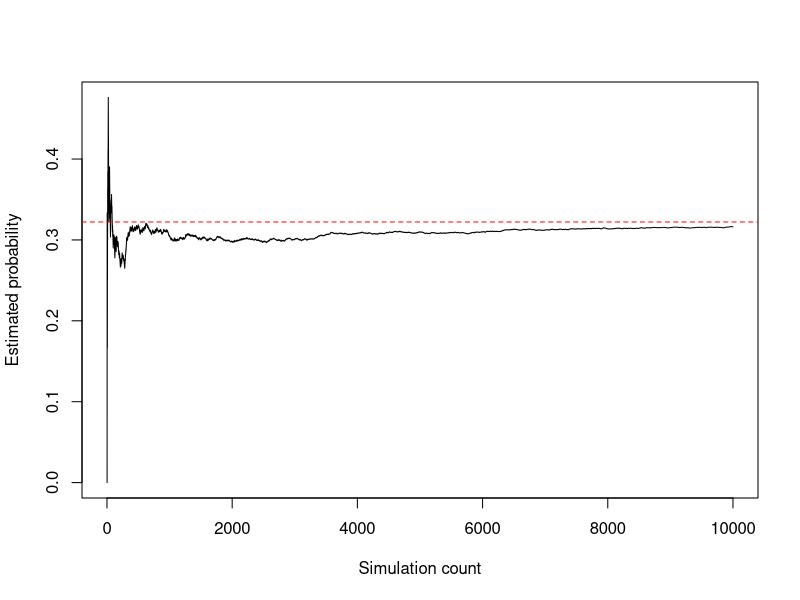
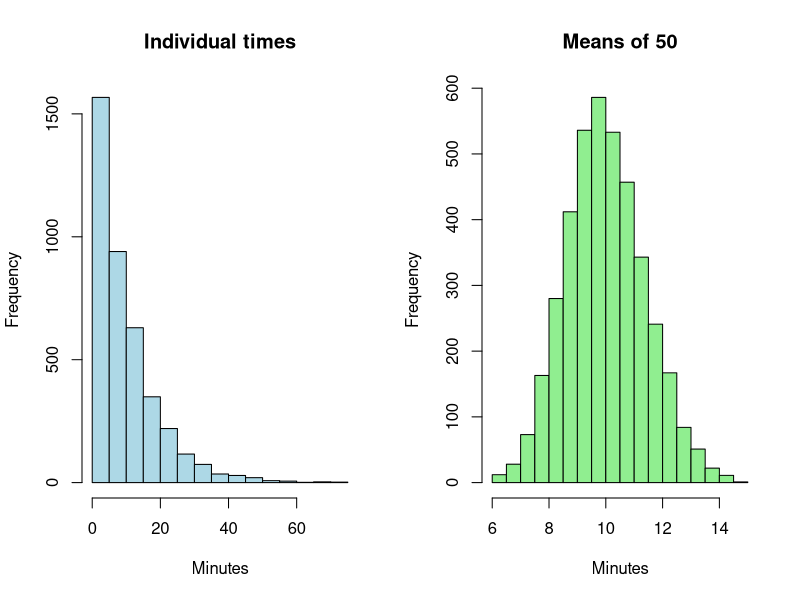

Source code (R) for these figures, in order:
## ---- chunk 1
install.packages(c("rmarkdown", "knitr", "rpart", "class", "nnet", "e1071"))
## ---- chunk 2
options(width=100, digits=5)
needed <- c("rpart","class","nnet","e1071")
missing <- needed[!vapply(needed,requireNamespace,logical(1),quietly=TRUE)]
if(length(missing)) stop("Install these packages first: ",paste(missing,collapse=", "))
# All fixtures are synthetic. These seeds reproduce the supplied teaching examples.
set.seed(2601)
support <- data.frame(ticket_id=1:240,
                      process=factor(rep(c("current","new"),each=120),levels=c("current","new")),
                      issue=factor(sample(c("billing","technical","account"),240,replace=TRUE)))
support$minutes <- pmax(1,rnorm(240,mean=ifelse(support$process=="new",9,12),sd=3))
support$satisfied <- factor(rbinom(240,1,ifelse(support$process=="new",.85,.75)),levels=0:1,labels=c("no","yes"))
set.seed(2602)
shops <- data.frame(shop_id=1:30,before=rnorm(30,500,60))
shops$after <- shops$before-rnorm(30,25,18)
set.seed(2603)
energy <- data.frame(shop_id=1:240,temp=runif(240,15,35))
energy$price <- .20+.004*(energy$temp-15)+rnorm(240,0,.01)
energy$demand <- 300+12*(energy$temp-25)-500*(energy$price-.24)+rnorm(240,0,15)
set.seed(2604)
subscribers <- data.frame(customer_id=1:900,complaints=rpois(900,.8),tenure=runif(900,1,36))
p <- plogis(-1+.9*subscribers$complaints-.05*subscribers$tenure)
subscribers$churn <- factor(rbinom(900,1,p),levels=0:1,labels=c("stay","leave"))
set.seed(2605)
sales <- data.frame(month=1:30,sales=100+3*(1:30)+rnorm(30,0,5))
print(data.frame(dataset=c("support","shops","energy","subscribers","sales"),
                 rows=c(nrow(support),nrow(shops),nrow(energy),nrow(subscribers),nrow(sales))))
## ---- chunk 3
options(width=95, digits=5)
usage <- c(100, 200, 300)
bill <- function(kwh, rate=0.30, fixed=20) {
  fixed + rate * kwh
}
print(bill(usage))
print(usage[usage >= 200])
print(usage[1])
stopifnot(identical(bill(usage), c(50,80,110)))
cat(R.version.string, "\n")
## ---- chunk 4
customers <- data.frame(id=1:4, plan=factor(c("A","A","B","B")),kwh=c(100,200,300,NA))
print(customers)
print(is.na(customers$kwh))
print("------------")
print(c(raw_mean=mean(customers$kwh), observed_mean=mean(customers$kwh,na.rm=TRUE)))
print("------------")
print(tapply(customers$kwh, customers$plan, mean, na.rm=TRUE))
print("------------")
print(customers[!is.na(customers$kwh) & customers$plan=="A", , drop=FALSE])
## ---- chunk 5
omega <- 1:6; A <- c(2,4,6); B <- c(4,5,6)
pA <- length(A)/length(omega); pB <- length(B)/length(omega)
pAB <- length(intersect(A,B))/length(omega)
print(c(A=pA, B=pB, intersection=pAB, union=pA+pB-pAB, complement_A=1-pA))
print("------------")
print(choose(5,2))
stopifnot(abs((pA+pB-pAB)-length(union(A,B))/6)<1e-12)
## ---- chunk 6
tab <- matrix(c(60,140,40,760),nrow=2,byrow=TRUE,
              dimnames=list(complaint=c("yes","no"),outcome=c("churn","stay")))
print(tab)
print("------------")
print(c(p_churn=sum(tab[,"churn"])/sum(tab),
        p_churn_given_complaint=tab["yes","churn"]/sum(tab["yes",]),
        p_complaint_given_churn=tab["yes","churn"]/sum(tab[,"churn"])))
print(prop.table(tab,margin=1))
## ---- chunk 7
prior <- .01; sensitivity <- .8; false_positive <- .05
true_alert <- prior*sensitivity
false_alert <- (1-prior)*false_positive
posterior <- true_alert/(true_alert+false_alert)
print(c(expected_true_alerts=10000*true_alert, expected_false_alerts=10000*false_alert, posterior=posterior))
print(c(review_value=120*posterior-8))
## ---- chunk 8
cost <- c(0,100,200); p <- c(.2,.5,.3)
mu <- sum(cost*p); variance <- sum((cost-mu)^2*p)
print(c(mean=mu, variance=variance, sd=sqrt(variance)))
print(c(var_scaled=4*variance, mean_shifted=2*mu+10))
x <- c(1,2,3,4); y <- c(2,5,5,8)
print(c(sample_cov=cov(x,y), correlation=cor(x,y)))
stopifnot(sum(p)==1, variance==4900)
## ---- chunk 9
print(c(exactly3=dbinom(3,size=10,prob=.2),
        more_than2=pbinom(2,10,.2,lower.tail=FALSE),
        poisson_over2=ppois(2,lambda=4,lower.tail=FALSE)))
print(c(normal_90_to110=pnorm(110,100,15)-pnorm(90,100,15),
        normal_95th=qnorm(.95,100,15)))
set.seed(101); print(rbinom(8,size=1,prob=.2))
## ---- chunk 10
set.seed(102)
B <- 10000
counts <- rbinom(B,10,.2)
hit <- counts>=3
estimate <- mean(hit)
mc_se <- sqrt(estimate*(1-estimate)/B)
print(c(simulated=estimate, exact=pbinom(2,10,.2,lower.tail=FALSE), MC_SE=mc_se))
running <- cumsum(hit)/seq_along(hit)
plot(running,type="l",xlab="Simulation count",ylab="Estimated probability")
abline(h=pbinom(2,10,.2,lower.tail=FALSE),col="red",lty=2)
## ---- chunk 11
set.seed(103)
means1 <- replicate(4000,mean(rexp(1,rate=.1)))
means50 <- replicate(4000,mean(rexp(50,rate=.1)))
print(rbind(n1=c(mean=mean(means1),sd=sd(means1),theory_SE=10),
            n50=c(mean=mean(means50),sd=sd(means50),theory_SE=10/sqrt(50))))
par(mfrow=c(1,2))
hist(means1,main="Individual times",xlab="Minutes",col="lightblue")
hist(means50,main="Means of 50",xlab="Minutes",col="lightgreen")
par(mfrow=c(1,1))
## ---- chunk 12
bills <- c(80,90,100,110,120)
n <- length(bills)
m <- mean(bills)
s <- sd(bills)
se <- s/sqrt(n)
ci <- m + c(-1,1)*qt(.975,df=n-1)*se
print(c(n=n,mean=m,SD=s,SE=se,lower=ci[1],upper=ci[2]))
print(t.test(bills)$conf.int)
stopifnot(max(abs(ci-t.test(bills)$conf.int))<1e-10)
## ---- chunk 13
test <- t.test(bills,mu=95,alternative="two.sided")
t_manual <- (mean(bills)-95)/(sd(bills)/sqrt(length(bills)))
p_manual <- 2*pt(-abs(t_manual),df=length(bills)-1)
print(c(t=t_manual,p=p_manual,reject_at_05=p_manual<.05))
print(test$conf.int)
stopifnot(abs(p_manual-test$p.value)<1e-12)
## ---- chunk 14
before <- c(100,120,140,160,180,200)
after <- before-c(5,8,9,4,8,8)
change <- after-before
paired_test <- t.test(after,before,paired=TRUE)
independent_test <- t.test(after,before) # Welch, only appropriate for independent units
print(change)
print(c(mean_change=mean(change),paired_p=paired_test$p.value,
        independent_p=independent_test$p.value))
print(paired_test$conf.int)
